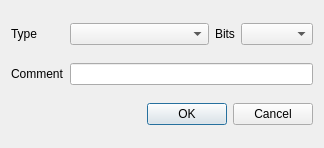
<?xml version="1.0" encoding="UTF-8"?>
<ui version="4.0">
 <class>OpenSSHKeyGenDialog</class>
 <widget class="QDialog" name="OpenSSHKeyGenDialog">
  <property name="geometry">
   <rect>
    <x>0</x>
    <y>0</y>
    <width>324</width>
    <height>148</height>
   </rect>
  </property>
  <property name="sizePolicy">
   <sizepolicy hsizetype="Minimum" vsizetype="Minimum">
    <horstretch>0</horstretch>
    <verstretch>0</verstretch>
   </sizepolicy>
  </property>
  <property name="windowTitle">
   <string>SSH Agent Key Generator</string>
  </property>
  <property name="modal">
   <bool>true</bool>
  </property>
  <layout class="QGridLayout" name="gridLayout">
   <item row="0" column="1">
    <widget class="QComboBox" name="typeComboBox">
     <property name="sizePolicy">
      <sizepolicy hsizetype="MinimumExpanding" vsizetype="Fixed">
       <horstretch>0</horstretch>
       <verstretch>0</verstretch>
      </sizepolicy>
     </property>
    </widget>
   </item>
   <item row="0" column="0">
    <widget class="QLabel" name="typeLabel">
     <property name="sizePolicy">
      <sizepolicy hsizetype="Minimum" vsizetype="Preferred">
       <horstretch>0</horstretch>
       <verstretch>0</verstretch>
      </sizepolicy>
     </property>
     <property name="text">
      <string>Type</string>
     </property>
    </widget>
   </item>
   <item row="0" column="2">
    <widget class="QLabel" name="bitsLabel">
     <property name="sizePolicy">
      <sizepolicy hsizetype="Maximum" vsizetype="Minimum">
       <horstretch>0</horstretch>
       <verstretch>0</verstretch>
      </sizepolicy>
     </property>
     <property name="text">
      <string>Bits</string>
     </property>
    </widget>
   </item>
   <item row="1" column="0">
    <widget class="QLabel" name="commentLabel">
     <property name="text">
      <string>Comment</string>
     </property>
    </widget>
   </item>
   <item row="0" column="3">
    <widget class="QComboBox" name="bitsComboBox">
     <property name="sizePolicy">
      <sizepolicy hsizetype="Maximum" vsizetype="Fixed">
       <horstretch>0</horstretch>
       <verstretch>0</verstretch>
      </sizepolicy>
     </property>
    </widget>
   </item>
   <item row="1" column="1" colspan="3">
    <widget class="QLineEdit" name="commentLineEdit"/>
   </item>
   <item row="2" column="0" colspan="4">
    <widget class="QDialogButtonBox" name="buttonBox">
     <property name="orientation">
      <enum>Qt::Horizontal</enum>
     </property>
     <property name="standardButtons">
      <set>QDialogButtonBox::Cancel|QDialogButtonBox::Ok</set>
     </property>
    </widget>
   </item>
  </layout>
 </widget>
 <resources/>
 <connections>
  <connection>
   <sender>buttonBox</sender>
   <signal>accepted()</signal>
   <receiver>OpenSSHKeyGenDialog</receiver>
   <slot>accept()</slot>
   <hints>
    <hint type="sourcelabel">
     <x>248</x>
     <y>254</y>
    </hint>
    <hint type="destinationlabel">
     <x>157</x>
     <y>274</y>
    </hint>
   </hints>
  </connection>
  <connection>
   <sender>buttonBox</sender>
   <signal>rejected()</signal>
   <receiver>OpenSSHKeyGenDialog</receiver>
   <slot>reject()</slot>
   <hints>
    <hint type="sourcelabel">
     <x>316</x>
     <y>260</y>
    </hint>
    <hint type="destinationlabel">
     <x>286</x>
     <y>274</y>
    </hint>
   </hints>
  </connection>
 </connections>
</ui>
